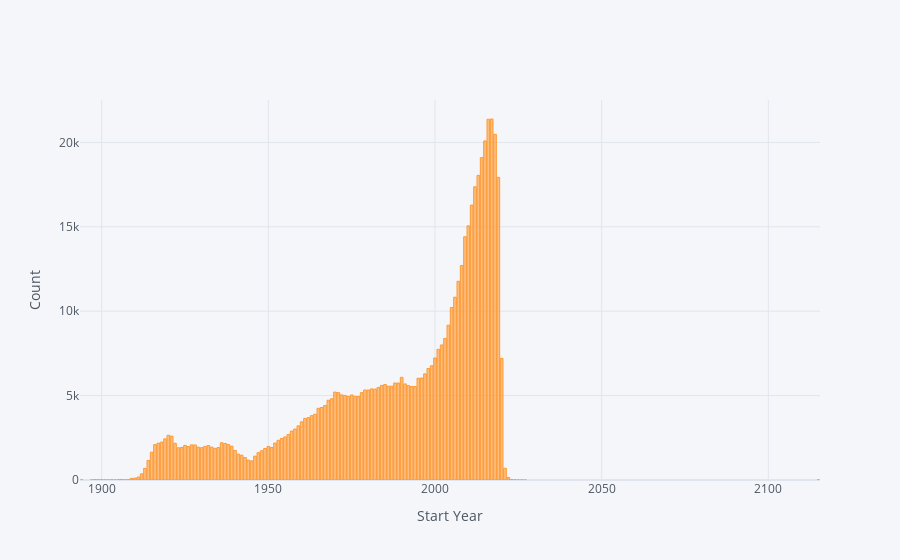

Here is the notebook cell this chart was saved with:
### Markdown cell above
The following should generate an interesting plot of the number of films that premiered each year. Notice there is a dip between the 1920s and late 1940s. Why might that be? *This question is rhetorical; you do not need to write your answer anywhere.*

### Code cell
yearDistDf.iplot(kind="bar", x="start_year", y="total", 
                 xTitle="Start Year", yTitle="Count", asFigure=True)

### Figure 1 — Plotly figure (JSON) as saved in the notebook; plotly's stock layout.template omitted (floating-point values rounded to 4 significant figures; data arrays with more than 128 entries replaced by an {"elided": "..."} marker saying what was removed)
{"data": [{"marker": {"color": "rgba(255, 153, 51, 0.6)", "line": {"color": "rgba(255, 153, 51, 1.0)", "width": 1}}, "name": "total", "orientation": "v", "text": "", "type": "bar", "x": {"elided": "133 int values"}, "y": {"elided": "133 int values"}}], "layout": {"legend": {"bgcolor": "#F5F6F9", "font": {"color": "#4D5663"}}, "paper_bgcolor": "#F5F6F9", "plot_bgcolor": "#F5F6F9", "title": {"font": {"color": "#4D5663"}}, "xaxis": {"gridcolor": "#E1E5ED", "showgrid": true, "tickfont": {"color": "#4D5663"}, "title": {"font": {"color": "#4D5663"}, "text": "Start Year"}, "zerolinecolor": "#E1E5ED"}, "yaxis": {"gridcolor": "#E1E5ED", "showgrid": true, "tickfont": {"color": "#4D5663"}, "title": {"font": {"color": "#4D5663"}, "text": "Count"}, "zerolinecolor": "#E1E5ED"}}}
